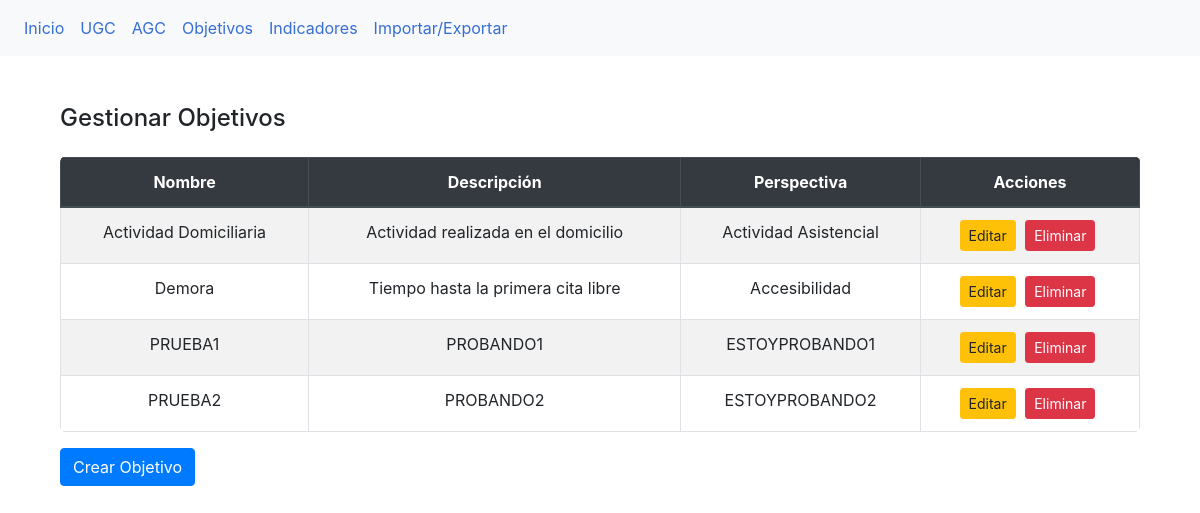
Screenshot of /objetivos/ with the database file from the repository.
### myapp/models.py (models this page shows, shortened)
class Objetivo(models.Model):
    id_objetivo = models.AutoField(primary_key=True)
    nombre_objetivo = models.CharField(max_length=255)
    descripcion_objetivo = models.CharField(max_length=255, blank=True, null=True)
    perspectiva = models.CharField(max_length=255)

### myapp/views.py (the view, shortened to what this page needs)
# urls.py: path('objetivos/', GestionarObjetivosView.as_view(), name='gestionar_objetivos'),
class GestionarObjetivosView(View):
    def get(self, request):
        objetivos = Objetivo.objects.all()
        return render(request, 'myapp/objetivos.html', {'objetivos': objetivos})

### myapp/templates/myapp/objetivos.html (shortened to what this page needs)
{% extends "myapp/base.html" %}
{% block content %}
    <div class="container mt-5">
        <h4 class="mb-4">Gestionar Objetivos</h4>
        <div class="table-responsive">
            <table class="table table-striped table-bordered">
                <thead class="thead-dark">
                    <tr>
                        <th>Nombre</th>
                        <th>Descripción</th>
                        <th>Perspectiva</th>
                        <th>Acciones</th>
                    </tr>
                </thead>
                <tbody>
                    {% for objetivo in objetivos %}
                    <tr>
                        <td>{{ objetivo.nombre_objetivo }}</td>
                        <td>{{ objetivo.descripcion_objetivo }}</td>
                        <td>{{ objetivo.perspectiva }}</td>
                        <td>
                            <a href="{% url 'editar_objetivo' objetivo.id_objetivo %}" class="btn btn-warning btn-sm">Editar</a>
                            <form method="post" action="" style="display:inline;">
                                <button type="submit" name="delete" class="btn btn-danger btn-sm">Eliminar</button>
                            </form>
                        </td>
                    </tr>
                    {% endfor %}
                </tbody>
            </table>
        </div>
        <a href="{% url 'crear_objetivo' %}" class="btn btn-primary">Crear Objetivo</a>
    </div>
{% endblock %}

### static/css/styles.css (style rules this page uses)
body { background-color: #f2f2f2; font-family: 'Arial', sans-serif; }
.container { margin-top: 50px; }
.btn-primary { background-color: #004b87; border-color: #004b87; }
body { background-color: #f8f9fa; }
.table-responsive { margin-top: 10px; }
.table { border-radius: 5px; overflow: hidden; }
.table thead { background-color: #343a40; color: #ffffff; }
.table th, .table td { vertical-align: middle; text-align: center; }
.table td .btn { margin-right: 5px; }

### rows the page displays
Objetivo: nombre_objetivo "Actividad Domiciliaria", descripcion_objetivo "Actividad realizada en el domicilio", perspectiva "Actividad Asistencial"
Objetivo: nombre_objetivo "Demora", descripcion_objetivo "Tiempo hasta la primera cita libre", perspectiva "Accesibilidad"
Objetivo: nombre_objetivo "PRUEBA1", descripcion_objetivo "PROBANDO1", perspectiva "ESTOYPROBANDO1"
Objetivo: nombre_objetivo "PRUEBA2", descripcion_objetivo "PROBANDO2", perspectiva "ESTOYPROBANDO2"
